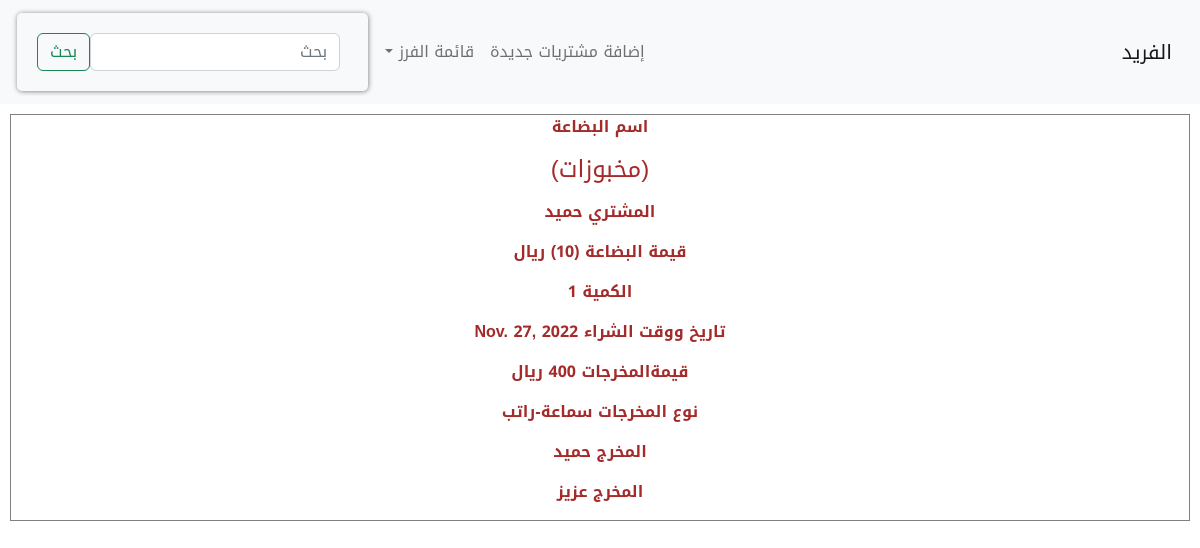
/details/13, run on the app's committed database.
### alfreed/models.py (models this page shows)
class Sales(models.Model):
    worker = models.ManyToManyField(Workers, blank=True)
    products = models.CharField(
        max_length=150, null=True, blank=True, default='لا يوجد')
    quantity = models.PositiveIntegerField(default=0)
    paid = models.PositiveIntegerField(default=0)
    date_created = models.DateTimeField(null=True, blank=True)
    created = models.DateTimeField(auto_now_add=True)
    income = models.PositiveIntegerField(default=0)
    receipiant = models.ManyToManyField(Workers, related_name='receipiant')
    outcome = models.PositiveIntegerField(default=0)
    type = models.CharField(max_length=50, null=True, blank=True)
    person = models.ManyToManyField(Workers, related_name='person')
    def __str__(self):
        return str(self.products)
    class Meta:
        ordering = ['-created']

class Workers(models.Model):
    name = models.CharField(max_length=50)
    def __str__(self):
        return str(self.name)

### alfreed/views.py (the view)
# urls.py: path('details/<int:pk>', views.details, name='details'),
def details(request, pk):
    product = Sales.objects.get(pk=pk)
    buyer = product.worker.all()
    return render(request, 'alfreed/details.html', {
        'product': product,
        'workers': buyer,
    })

### alfreed/templates/alfreed/details.html (shortened to what this page needs)
{% extends 'main.html' %}
{% block content %}
<div class="detail-container">
    <p>اسم البضاعة </p> <p><h4>({{product}})</h4></p>
    {% for worker in workers %}
        <p>المشتري <span>{{worker}}</span></p>
    {% endfor %}
    <p>قيمة البضاعة ({{product.paid}}) ريال</p>
    <p>الكمية {{product.quantity}}</p>
    <p>تاريخ ووقت الشراء {{product.date_created|date}}</p>
    <p>قيمةالمخرجات {{product.outcome}} ريال</p>
    <p>نوع المخرجات {{product.type}} </p>
    {% for worker in product.person.all %}
        <p>المخرج {{worker}}</p>
    {% endfor %}
    </div>
{% endblock content %}

### static/styles.css (style rules this page uses)
body { font-family: 'Noto Kufi Arabic', sans-serif; }

### alfreed/templates/alfreed/details.html (style rules this page uses)
.detail-container { border: 1px solid gray; text-align: center; font-weight: bold; color: brown; margin: 10px; }

### data on the page
Sales: products "مخبوزات", paid "10", quantity "1", date_created "Nov. 27, 2022", outcome "400", type "سماعة-راتب"
Workers: name "حميد"
Workers: name "عزيز"
